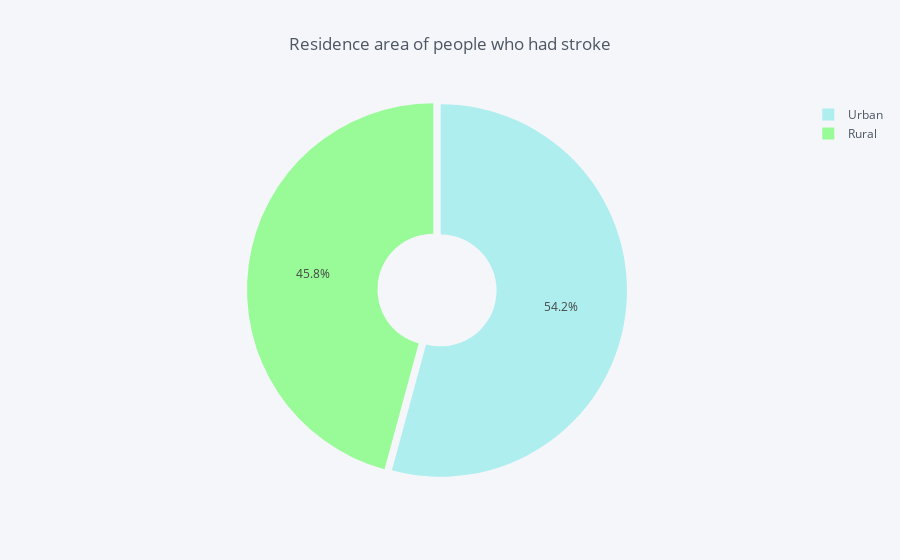

This figure's notebook cell:
### Code cell
Residence = df.groupby(df['Residence_type'])['stroke'].sum()
data_Residence = pd.DataFrame({'labels': Residence.index,
                   'values': Residence.values
                  })
data_Residence.iplot(kind='pie',labels='labels',values='values', title='Residence area of people who had stroke', colors = colors2, 
            pull=[0.02, 0.02],hole = 0.3)

### Figure 1 — Plotly figure (JSON) as saved in the notebook; plotly's stock layout.template omitted (floating-point values rounded to 4 significant figures)
{"data": [{"hole": 0.3, "labels": ["Rural", "Urban"], "marker": {"colors": ["rgba(152, 251, 152, 1.0)", "rgba(175, 238, 238, 1.0)"]}, "name": "", "pull": [0.02, 0.02], "type": "pie", "values": [114, 135]}], "layout": {"legend": {"bgcolor": "#F5F6F9", "font": {"color": "#4D5663"}}, "paper_bgcolor": "#F5F6F9", "plot_bgcolor": "#F5F6F9", "title": "Residence area of people who had stroke", "titlefont": {"color": "#4D5663"}}}
